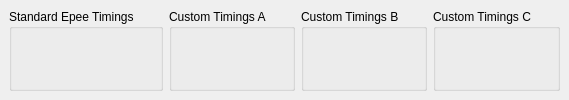
      <widget class="QWidget" name="epeeTab" >
       <attribute name="title" >
        <string>Epee Timings</string>
       </attribute>
       <layout class="QHBoxLayout" >
        <property name="spacing" >
         <number>6</number>
        </property>
        <property name="leftMargin" >
         <number>9</number>
        </property>
        <property name="topMargin" >
         <number>9</number>
        </property>
        <property name="rightMargin" >
         <number>9</number>
        </property>
        <property name="bottomMargin" >
         <number>9</number>
        </property>
        <item>
         <widget class="QGroupBox" name="epeeNormalTimings" >
          <property name="toolTip" >
           <string>Standard Epee Timings</string>
          </property>
          <property name="title" >
           <string>Standard Epee Timings</string>
          </property>
          <layout class="QVBoxLayout" >
           <property name="spacing" >
            <number>6</number>
           </property>
           <property name="leftMargin" >
            <number>9</number>
           </property>
           <property name="topMargin" >
            <number>9</number>
           </property>
           <property name="rightMargin" >
            <number>9</number>
           </property>
           <property name="bottomMargin" >
            <number>9</number>
           </property>
           <item>
            <widget class="EpeeTimingBox" name="frame_5" >
             <property name="frameShape" >
              <enum>QFrame::StyledPanel</enum>
             </property>
             <property name="frameShadow" >
              <enum>QFrame::Raised</enum>
             </property>
            </widget>
           </item>
           <item>
            <spacer>
             <property name="orientation" >
              <enum>Qt::Vertical</enum>
             </property>
             <property name="sizeHint" >
              <size>
               <width>20</width>
               <height>40</height>
              </size>
             </property>
            </spacer>
           </item>
          </layout>
         </widget>
        </item>
        <item>
         <widget class="QGroupBox" name="epeeCustomAGroup" >
          <property name="toolTip" >
           <string>Customizeable Epee Timings</string>
          </property>
          <property name="title" >
           <string>Custom Timings A</string>
          </property>
          <layout class="QVBoxLayout" >
           <property name="spacing" >
            <number>6</number>
           </property>
           <property name="leftMargin" >
            <number>9</number>
           </property>
           <property name="topMargin" >
            <number>9</number>
           </property>
           <property name="rightMargin" >
            <number>9</number>
           </property>
           <property name="bottomMargin" >
            <number>9</number>
           </property>
           <item>
            <widget class="EpeeTimingBox" name="frame_6" >
             <property name="frameShape" >
              <enum>QFrame::StyledPanel</enum>
             </property>
             <property name="frameShadow" >
              <enum>QFrame::Raised</enum>
             </property>
            </widget>
           </item>
           <item>
            <spacer>
             <property name="orientation" >
              <enum>Qt::Vertical</enum>
             </property>
             <property name="sizeHint" >
              <size>
               <width>20</width>
               <height>40</height>
              </size>
             </property>
            </spacer>
           </item>
          </layout>
         </widget>
        </item>
        <item>
         <widget class="QGroupBox" name="epeeCustomBGroup" >
          <property name="toolTip" >
           <string>Customizeable Epee Timings</string>
          </property>
          <property name="title" >
           <string>Custom Timings B</string>
          </property>
          <layout class="QVBoxLayout" >
           <property name="spacing" >
            <number>6</number>
           </property>
           <property name="leftMargin" >
            <number>9</number>
           </property>
           <property name="topMargin" >
            <number>9</number>
           </property>
           <property name="rightMargin" >
            <number>9</number>
           </property>
           <property name="bottomMargin" >
            <number>9</number>
           </property>
           <item>
            <widget class="EpeeTimingBox" name="frame_7" >
             <property name="frameShape" >
              <enum>QFrame::StyledPanel</enum>
             </property>
             <property name="frameShadow" >
              <enum>QFrame::Raised</enum>
             </property>
            </widget>
           </item>
           <item>
            <spacer>
             <property name="orientation" >
              <enum>Qt::Vertical</enum>
             </property>
             <property name="sizeHint" >
              <size>
               <width>20</width>
               <height>40</height>
              </size>
             </property>
            </spacer>
           </item>
          </layout>
         </widget>
        </item>
        <item>
         <widget class="QGroupBox" name="epeeCustomCGroup" >
          <property name="toolTip" >
           <string>Customizeable sEpee Timing</string>
          </property>
          <property name="title" >
           <string>Custom Timings C</string>
          </property>
          <layout class="QVBoxLayout" >
           <property name="spacing" >
            <number>6</number>
           </property>
           <property name="leftMargin" >
            <number>9</number>
           </property>
           <property name="topMargin" >
            <number>9</number>
           </property>
           <property name="rightMargin" >
            <number>9</number>
           </property>
           <property name="bottomMargin" >
            <number>9</number>
           </property>
           <item>
            <widget class="EpeeTimingBox" name="frame_8" >
             <property name="frameShape" >
              <enum>QFrame::StyledPanel</enum>
             </property>
             <property name="frameShadow" >
              <enum>QFrame::Raised</enum>
             </property>
            </widget>
           </item>
           <item>
            <spacer>
             <property name="orientation" >
              <enum>Qt::Vertical</enum>
             </property>
             <property name="sizeHint" >
              <size>
               <width>20</width>
               <height>40</height>
              </size>
             </property>
            </spacer>
           </item>
          </layout>
         </widget>
        </item>
       </layout>
      </widget>
